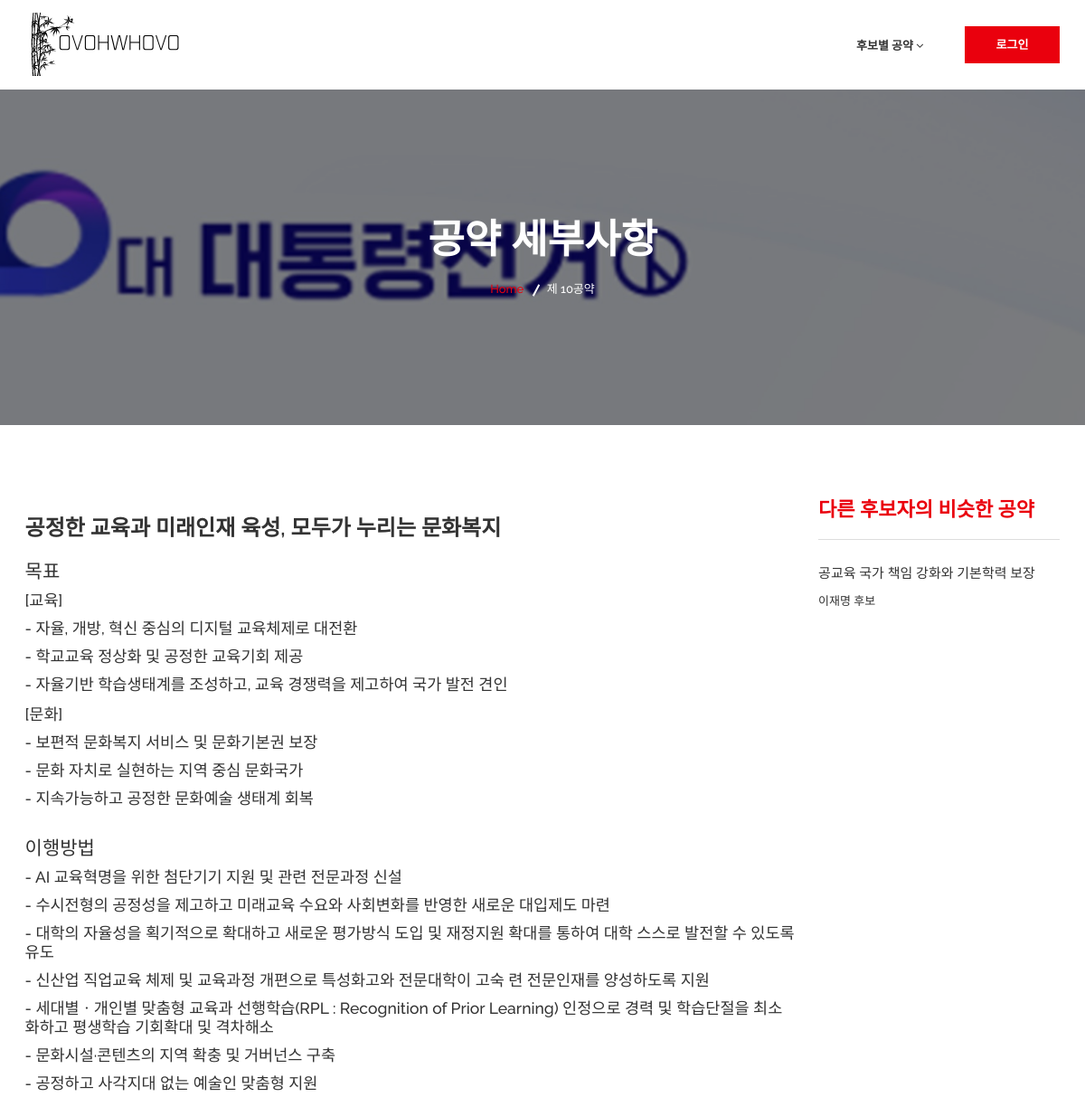
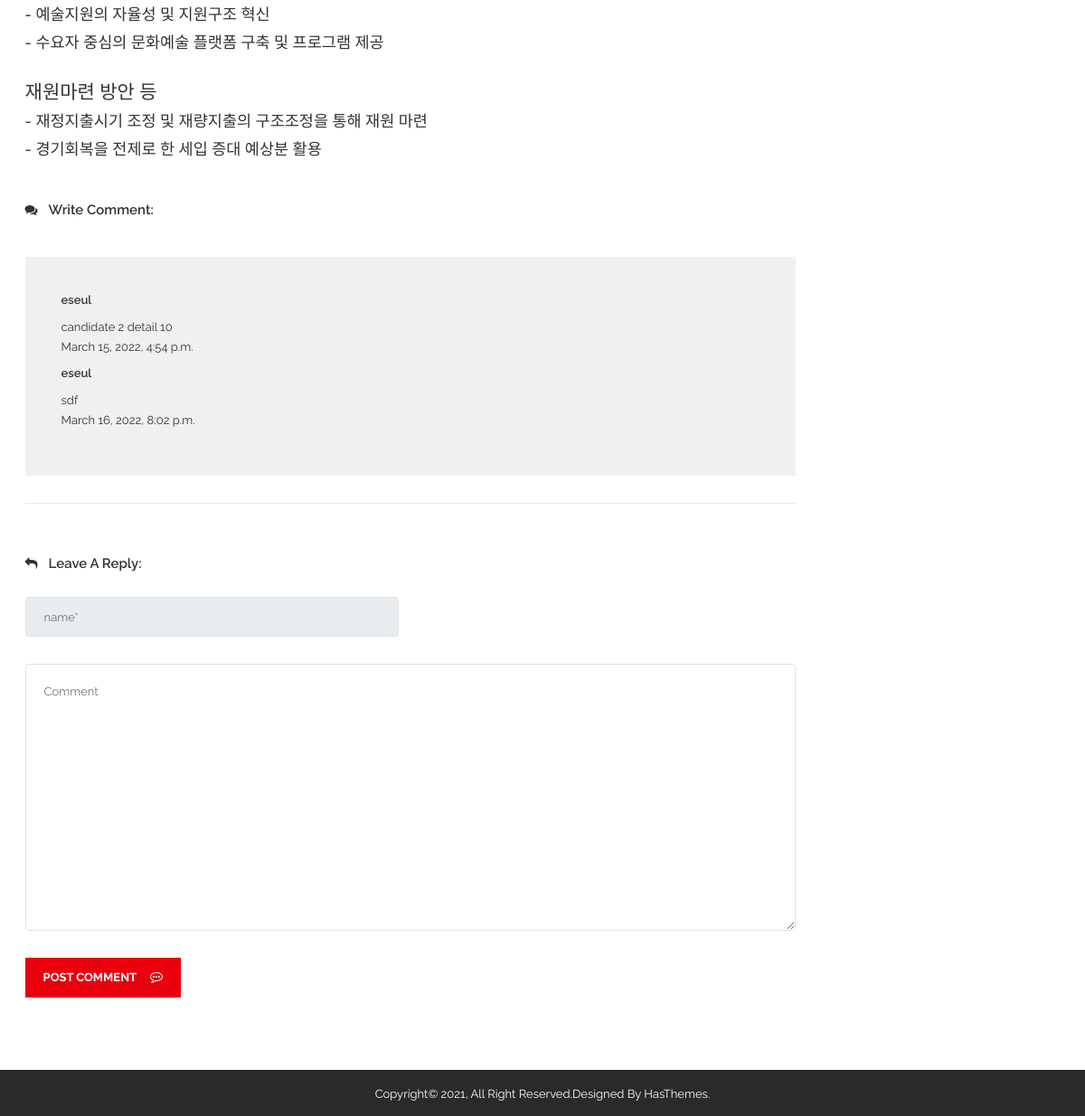
Screenshot of /candidate2/detail10/ with the database file from the repository (2 pictures, top to bottom).
### bbsApp/models.py (models this page shows)
class Post(models.Model):
    id            = models.BigAutoField(help_text = "Post ID", primary_key=True)
    candidate_num = models.IntegerField()
    detail_num    = models.IntegerField()
    writer_id     = models.TextField(max_length=100)
    content       = models.TextField(blank=False, null=False)
    create_date   = models.DateTimeField(auto_now=True)
    modify_date   = models.DateTimeField(auto_now=True)

### candidate2App/views.py (the view)
# urls.py: path('detail10/', views.detail10),
def detail10(request):
    print('>>> detail10')
    candidate_num = 2
    detail_num = 10
    Posts = Post.objects.filter(candidate_num=candidate_num, detail_num=detail_num)
    if request.session.get('member_name'):
        print('>>> our member')
        context = {
            'session_member_name': request.session.get('member_name'),
            'session_member_id': request.session.get('member_id'),
            'candidate_num': candidate_num,
            'detail_num': detail_num,
            'Posts': Posts
        }
        return render(request, 'candidate2/blogDetail10.html', context)
    else:
        context = {
            'candidate_num': candidate_num,
            'detail_num': detail_num,
            'Posts': Posts
        }
        return render(request, 'candidate2/blogDetail10.html', context)

### candidate2App/templates/candidate2/blogDetail10.html (shortened to what this page needs)
{% load static %}
<!doctype html>
<html class="no-js" lang="en">
    <head>
        <link rel="stylesheet" href="{% static 'css/bootstrap.min.css' %}">
        <link rel="stylesheet" href="{% static 'css/font-awesome.min.css' %}">
        <link rel="stylesheet" href="{% static 'css/meanmenu.min.css' %}">
        <link rel="stylesheet" href="{% static 'css/owl.carousel.min.css' %}">
		<link rel="stylesheet" href="{% static 'lib/css/nivo-slider.css' %}" type="text/css" />
		<link rel="stylesheet" href="{% static 'lib/css/preview.css' %}" type="text/css" media="screen" />
        <link rel="stylesheet" href="{% static 'css/chosen.min.css' %}">
        <link rel="stylesheet" href="{% static 'css/animate.css' %}">
        <link rel="stylesheet" href="{% static 'css/magnific-popup.css' %}">
        <link rel="stylesheet" href="{% static 'css/normalize.css' %}">
        <link rel="stylesheet" href="{% static 'css/main.css' %}">
        <link rel="stylesheet" href="{% static 'style.css' %}">
        <link rel="stylesheet" href="{% static 'css/responsive.css' %}">
    </head>
    <body>
        <div class="wrapper">
            <header class="header-area">
                <div class="header-bottom stick-h2">
                    <div class="container">
                        <div class="row">
                            <div class="col-lg-12">
                                <div class="logo floatleft">
                                    <a href="../../whovo">
                                        <img alt="" src="{% static 'img/logo/whovologo.png' %}">
                                    </a>
                                </div>
                                <div class="header-search floatright">
                                    {% if session_member_name %}
                                    <div class="header-button floatright">
                                        <a href="../../user/logout">로그아웃</a>
                                    </div>
                                    {% else %}
                                    <div class="header-button floatright">
                                        <a href="../../user/index">로그인</a>
                                    </div>
                                    {% endif %}
                                </div>
                                <div class="main-menu floatright">
                                    <nav>
                                        <ul>
                                            <li><a href=""> 후보별 공약 <i class="fa fa-angle-down" aria-hidden="true"></i></a>
                                            </li>
                                        </ul>
                                    </nav>
                                </div>
                            </div>
                        </div>
                    </div>
                </div>
            </header>
            <section class="breadcrumbs-area ptb-140 about-bg">
                <div class="container">
                    <div class="row">
                        <div class="col-lg-12 text-center">
                            <div class="breadcrumbs">
                                <h2 class="page-title">공약 세부사항</h2>
                                <ul>
                                    <li><a href="../../whovo/">Home</a></li>
                                    <li>제 10공약</li>
                                </ul>
                            </div>
                        </div>
                    </div>
                </div>
            </section>
            <section class="blog-two-details-area ptb-80">
                <div class="container">
                    <div class="row">
                        <div class="col-lg-9">
                            <div class="blog-container-inner">
                                <div class="visual-inner">
                                    <h3 class="blog-title">
                                        공정한 교육과 미래인재 육성, 모두가 누리는 문화복지
                                    </h3>
                                    <div class="blog-content">
                                        <h4>목표</h4>
                                        <h5>[교육]</h5>
                                        <h5>- 자율, 개방, 혁신 중심의 디지털 교육체제로 대전환</h5>
                                        <h5>- 학교교육 정상화 및 공정한 교육기회 제공</h5>
                                        <h5>- 자율기반 학습생태계를 조성하고, 교육 경쟁력을 제고하여 국가 발전 견인</h5></p>
                                        <h5>[문화]</h5>
                                        <h5>- 보편적 문화복지 서비스 및 문화기본권 보장</h5>
                                        <h5>- 문화 자치로 실현하는 지역 중심 문화국가</h5>
                                        <h5>- 지속가능하고 공정한 문화예술 생태계 회복</h5></br>
                                        <h4>이행방법</h4>
                                        <h5>- AI 교육혁명을 위한 첨단기기 지원 및 관련 전문과정 신설</h5>
                                        <h5>- 수시전형의 공정성을 제고하고 미래교육 수요와 사회변화를 반영한 새로운 대입제도 마련</h5>
                                        <h5>- 대학의 자율성을 획기적으로 확대하고 새로운 평가방식 도입 및 재정지원 확대를 통하여 대학 스스로 발전할 수 있도록 유도</h5>
                                        <h5>- 신산업 직업교육 체제 및 교육과정 개편으로 특성화고와 전문대학이 고숙 련 전문인재를 양성하도록 지원</h5>
                                        <h5>- 세대별ㆍ개인별 맞춤형 교육과 선행학습(RPL : Recognition of Prior Learning) 인정으로 경력 및 학습단절을 최소화하고 평생학습 기회확대 및 격차해소 </h5><h5></h5>
                                        <h5>- 문화시설·콘텐츠의 지역 확충 및 거버넌스 구축</h5>
                                        <h5>- 공정하고 사각지대 없는 예술인 맞춤형 지원</h5>
                                        <h5>- 예술지원의 자율성 및 지원구조 혁신</h5>
                                        <h5>- 수요자 중심의 문화예술 플랫폼 구축 및 프로그램 제공</h5></br>
                                        <h4>재원마련 방안 등</h4>
                                        <h5>- 재정지출시기 조정 및 재량지출의 구조조정을 통해 재원 마련</h5>
                                        <h5>- 경기회복을 전제로 한 세입 증대 예상분 활용</h5>
                                    </div>
                                </div>
                                <div  class="blog-comment">
                                    <p><i class="fa fa-comments" aria-hidden="true"></i>Write Comment:</p>
                                    <div class="blog-reply-all2">
                                        <div id="blog-top" class="blog-top">
                                            {% for bbs in Posts %}
                                            <div  class="blog-img-details">
                                                <div class="blog-title" align="right">
                                                    <h3>{{bbs.writer_id}}</h3>
                                                </div>
                                                <p>{{bbs.content}}</p>
                                                <span>{{bbs.create_date}}</span>
                                            </div>
                                            {% endfor %}
                                        </div>
                                    </div>
                                </div>
                                <div class="blog-input">
                                    <p><i class="fa fa-reply" aria-hidden="true"></i>Leave A Reply:</p>
                                    <form method="post" action="../../bbs/postForm" name="form">
                                        <div class="blog-from">
                                            <div class="row">
                                                <div class="col-lg-6">
                                                    {% if session_member_id %}
                                                    <input class="form-control bmrg" required="" id="writer_id" name= "writer_id" type="text" value="{{ session_member_id }}" readonly>
                                                    {% else %}
                                                    <input class="form-control bmrg" required="" type="text" placeholder="name*" disabled/>
                                                    {% endif %}
                                                </div>
                                                <div class="col-lg-12">
                                                    <textarea class="form-control" required="" name="content" id="content" placeholder="Comment"></textarea>
                                                    {% if session_member_id %}
                                                    <button class="submit" id="postBtn" type="button" value = "post">
                                                        Post Comment
                                                        <i class="fa fa-commenting-o" aria-hidden="true"></i>
                                                    </button>
                                                    {% else %}
                                                    <button class="submit" type="submit" value= "loginback" onclick="if(confirm('로그인 후 이용가능합니다. 로그인 페이지로 이동합니다.')){javascript: form.action='/user/index/';}">
                                                        Post Comment
                                                        <i class="fa fa-commenting-o" aria-hidden="true"></i>
                                                    </button>
                                                    {% endif %}
                                                </div>
                                            </div>
                                        </div>
                                    </form>
                                </div>
                            </div>
                        </div>
                        <div class="col-lg-3">
                            <div class="issues-categoris issues-top3 blog-two2">
                                <h3>다른 후보자의 비슷한 공약</h3>
                                <div class="event-sidebar-2">
                                    <div class="categori-list1">
                                        <div class="categori-list-one">
                                        <div class="categori-list-one">
                                            <div class="post-details">
                                                <h3><a href="../../candidate1/detail07/">공교육 국가 책임 강화와 기본학력 보장 </a></h3>
                                                <p>이재명 후보</p>
                                            </div>
                                        </div>
                                        <div class="categori-list-one">
                                        </div>
                                        <div class="categori-list-one mrg-nn">
                                        </div>
                                    </div>
                                </div>
                            </div>
            </section>
            <footer id="footer" class="social-area">
                <div class="footer-bottom">
                    <div class="container">
                        <div class="row">
                            <div class="footer-bottom-all">
                                <div class="col-lg-12 col-12 col-md-12">
                                    <div class="copyright-text text-center">
                                        <p>Copyright© 2021, All Right Reserved.Designed by <a href="https://hasthemes.com/"> HasThemes.</a></p>
                                    </div>
                                </div>
                            </div>
                        </div>
                    </div>
                </div>
            </footer>
        </div>
    </body>
</html>

### bbsApp/static/css/main.css (style rules this page uses)
html { color: #222; font-size: 1em; line-height: 1.4; }
audio, canvas, iframe, img, svg, video { vertical-align: middle; }
textarea { resize: vertical; }

### bbsApp/static/css/responsive.css (style rules this page uses)
@media (min-width: 1170px) and (max-width: 1450px) { .main-menu ul li { margin-left: 39px; } }

### rows the page displays
Post: writer_id "eseul", content "candidate 2 detail 10", create_date "March 15, 2022, 4:54 p.m."
Post: writer_id "eseul", content "sdf", create_date "March 16, 2022, 8:02 p.m."
